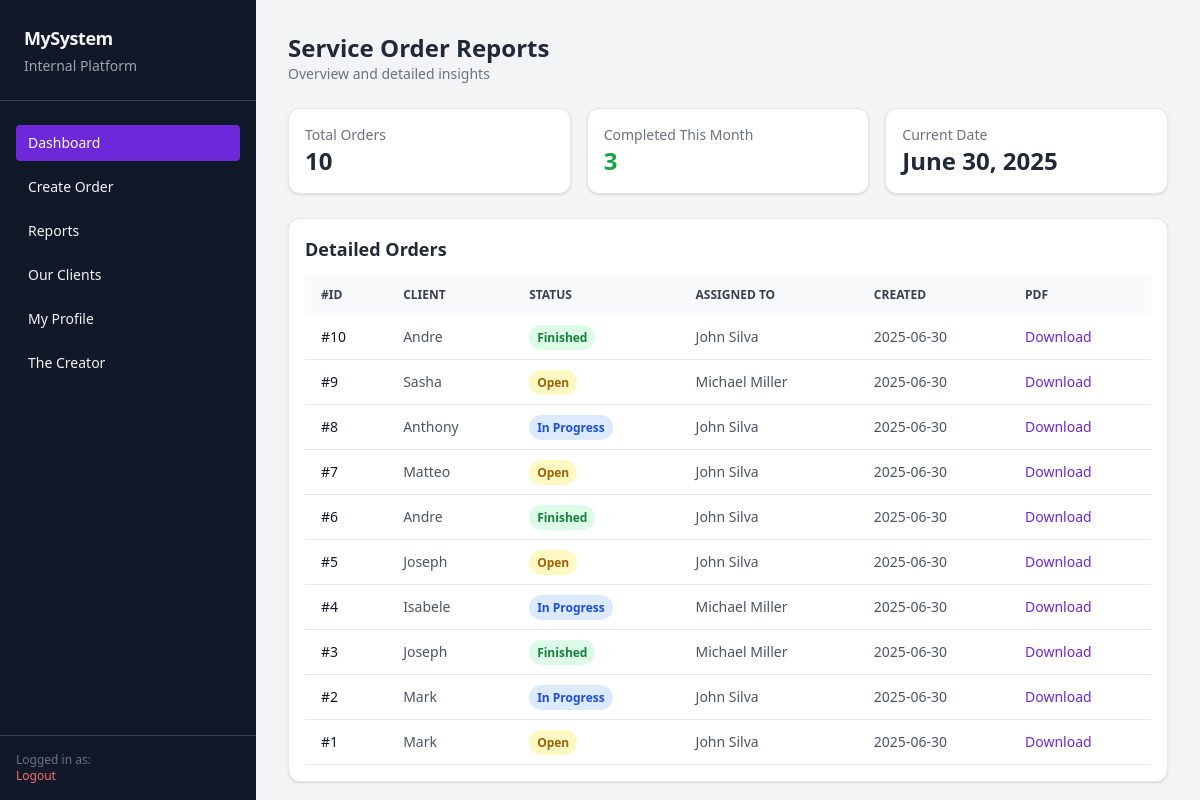
The page /reports/ (signed in) on the database its author committed.
### app/models.py (models this page shows, shortened)
class ServiceOrder(models.Model):
    STATUS_CHOICES = [
        ('open', 'Open'),
        ('in_progress', 'In Progress'),
        ('finished', 'Finished'),
    ]
    client = models.ForeignKey(Client, on_delete=models.CASCADE)
    description = models.TextField()
    status = models.CharField(max_length=20, choices=STATUS_CHOICES, default='open')
    created_at = models.DateTimeField(auto_now_add=True)
    updated_at = models.DateTimeField(auto_now=True)
    created_by = models.ForeignKey(User, on_delete=models.PROTECT, related_name='created_orders')
    assigned_to = models.ForeignKey(User, on_delete=models.SET_NULL, null=True, blank=True, related_name='assigned_orders')

class Client(models.Model):
    name = models.CharField(max_length=150)
    address = models.CharField(max_length=255)
    contact = models.CharField(max_length=100, blank=True)

class User(AbstractUser):
    ROLE_CHOICES = (
        ('technician', 'Technician'),
        ('manager', 'Manager'),
    )
    role = models.CharField(max_length=20, choices=ROLE_CHOICES)
    full_name = models.CharField(max_length=150)

### app/views.py (the view)
# urls.py: path("reports/", views.reports, name="reports"),
@login_required
def reports(request):
    status = request.GET.get("status")
    technician_id = request.GET.get("technician")
    orders = ServiceOrder.objects.all()
    if status:
        orders = orders.filter(status=status)
    if technician_id:
        orders = orders.filter(assigned_to_id=technician_id)
    total_orders = orders.count()
    completed_this_month = orders.filter(
        status='finished',
        updated_at__month=now().month,
        updated_at__year=now().year
    ).count()
    context = {
        "orders": orders.order_by("-created_at"),
        "total_orders": total_orders,
        "completed_this_month": completed_this_month,
    }
    return render(request, "reports/reports.html", context)

### templates/reports/reports.html (shortened to what this page needs)
{% extends "base_dashboard.html" %}
{% block content %}
{% load tz %}
<!DOCTYPE html>
<html lang="en">
<head>
  <script src="https://cdn.tailwindcss.com"></script>
</head>
<body class="bg-gray-100 text-gray-900 p-6">
<header class="mb-6">
  <h1 class="text-2xl font-bold text-gray-800">Service Order Reports</h1>
  <p class="text-sm text-gray-500">Overview and detailed insights</p>
</header>
<div class="grid grid-cols-1 md:grid-cols-3 gap-4 mb-6">
  <div class="bg-white p-4 rounded-xl shadow border">
    <h2 class="text-sm text-gray-500">Total Orders</h2>
    <p class="text-2xl font-semibold text-gray-800">{{ total_orders }}</p>
  </div>
  <div class="bg-white p-4 rounded-xl shadow border">
    <h2 class="text-sm text-gray-500">Completed This Month</h2>
    <p class="text-2xl font-semibold text-green-600">{{ completed_this_month }}</p>
  </div>
  <div class="bg-white p-4 rounded-xl shadow border">
    <h2 class="text-sm text-gray-500">Current Date</h2>
    <p class="text-2xl font-semibold text-gray-800">{% now "F j, Y" %}</p>
  </div>
</div>
<div class="bg-white p-4 rounded-xl shadow border">
  <h2 class="text-lg font-semibold mb-3 text-gray-800">Detailed Orders</h2>
  <div class="overflow-x-auto">
    <table class="w-full text-sm text-left text-gray-600">
      <thead class="text-xs uppercase bg-gray-50 text-gray-700">
        <tr>
          <th scope="col" class="px-4 py-3">#ID</th>
          <th scope="col" class="px-4 py-3">Client</th>
          <th scope="col" class="px-4 py-3">Status</th>
          <th scope="col" class="px-4 py-3">Assigned To</th>
          <th scope="col" class="px-4 py-3">Created</th>
          <th scope="col" class="px-4 py-3">PDF</th>
        </tr>
      </thead>
      <tbody>
        {% for order in orders %}
        <tr class="border-b hover:bg-gray-50">
          <td class="px-4 py-3 font-medium text-gray-900">#{{ order.id }}</td>
          <td class="px-4 py-3">{{ order.client.name }}</td>
          <td class="px-4 py-3">
            <span class="px-2 py-1 rounded-full text-xs font-semibold
              {% if order.status == 'open' %} bg-yellow-100 text-yellow-700
              {% elif order.status == 'in_progress' %} bg-blue-100 text-blue-700
              {% elif order.status == 'finished' %} bg-green-100 text-green-700
              {% else %} bg-gray-100 text-gray-600 {% endif %}">
              {{ order.get_status_display }}
            </span>
          </td>
          <td class="px-4 py-3">
            {% if order.assigned_to %}
              {{ order.assigned_to.full_name }}
            {% else %}
              —
            {% endif %}
          </td>
          <td class="px-4 py-3">{{ order.created_at|date:"Y-m-d" }}</td>
          <td class="px-4 py-3">
            <a href="{% url 'generate_order_pdf' order.id %}" class="text-sm text-violet-700 hover:underline">
              Download
            </a>
          </td>
        </tr>
        {% empty %}
        <tr>
          <td colspan="6" class="px-4 py-3 text-center text-gray-400 italic">No orders found.</td>
        </tr>
        {% endfor %}
      </tbody>
    </table>
  </div>
</div>
</body>
</html>
{% endblock %}

### rows shown on the page
ServiceOrder: id "10", client.name "Andre", status "Finished", assigned_to.full_name "John Silva", created_at "2025-06-30"
ServiceOrder: id "9", client.name "Sasha", status "Open", assigned_to.full_name "Michael Miller", created_at "2025-06-30"
ServiceOrder: id "8", client.name "Anthony", status "In Progress", assigned_to.full_name "John Silva", created_at "2025-06-30"
ServiceOrder: id "7", client.name "Matteo", status "Open", assigned_to.full_name "John Silva", created_at "2025-06-30"
ServiceOrder: id "6", client.name "Andre", status "Finished", assigned_to.full_name "John Silva", created_at "2025-06-30"
ServiceOrder: id "5", client.name "Joseph", status "Open", assigned_to.full_name "John Silva", created_at "2025-06-30"
ServiceOrder: id "4", client.name "Isabele", status "In Progress", assigned_to.full_name "Michael Miller", created_at "2025-06-30"
ServiceOrder: id "3", client.name "Joseph", status "Finished", assigned_to.full_name "Michael Miller", created_at "2025-06-30"
ServiceOrder: id "2", client.name "Mark", status "In Progress", assigned_to.full_name "John Silva", created_at "2025-06-30"
ServiceOrder: id "1", client.name "Mark", status "Open", assigned_to.full_name "John Silva", created_at "2025-06-30"

### other values the page prints
{{ total_orders }} "10"
{{ completed_this_month }} "3"
